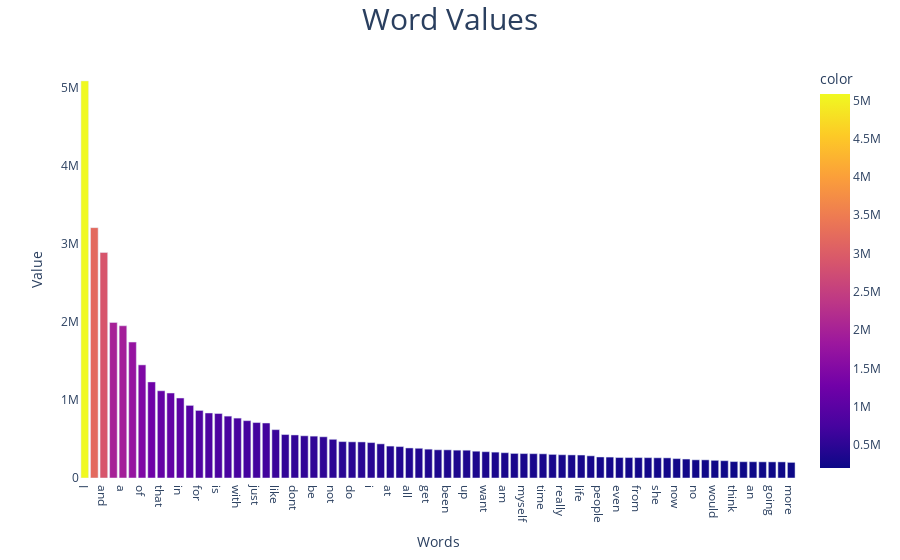

The code cell stored with this chart in its notebook:
### Code cell
fig2 = px.bar(x=list1,y=list2,color=list2,hover_name=list1,hover_data={'Word':list1,"Count":list2})
fig2.update_traces(hovertemplate="Word:'%{x}' Value: %{y}")
fig2.update_layout(title={"text":"Word Values","x":0.5,"font":{"size":30}},xaxis={"title":"Words","showgrid":False},yaxis={"title":"Value","showgrid":False},plot_bgcolor="white")
fig2.show()

### Figure 1 — Plotly figure (JSON) as saved in the notebook; plotly's stock layout.template omitted (floating-point values rounded to 4 significant figures; data arrays with more than 128 entries replaced by an {"elided": "..."} marker saying what was removed)
{"data": [{"alignmentgroup": "True", "customdata": {"elided": "75x2 mixed values"}, "hovertemplate": "Word:'%{x}' Value: %{y}", "hovertext": ["I", "to", "and", "the", "a", "my", "of", "me", "that", "it", "in", "Im", "for", "have", "is", "but", "with", "was", "just", "this", "like", "so", "dont", "on", "be", "feel", "not", "or", "do", "about", "i", "you", "at", "know", "all", "out", "get", "Ive", "been", "because", "up", "as", "want", "if", "am", "had", "myself", "what", "time", "her", "really", "when", "life", "its", "people", "can", "even", "how", "from", "cant", "she", "are", "now", "they", "no", "he", "would", "one", "think", "has", "an", "them", "going", "go", "more"], "legendgroup": "", "marker": {"color": [5082798, 3204726, 2885966, 1990751, 1948452, 1739717, 1447777, 1229978, 1116560, 1087730, 1023726, 929206, 864936, 832138, 825309, 792227, 766720, 733992, 709621, 703672, 618865, 556282, 550917, 540203, 535806, 527478, 495285, 465886, 462651, 461561, 453210, 437036, 408584, 402109, 384473, 380533, 369110, 360977, 360274, 356298, 355768, 342929, 336557, 331094, 323652, 314492, 312522, 311327, 309373, 302036, 297658, 295420, 293961, 283826, 269004, 267811, 261823, 261395, 261275, 260369, 258692, 257643, 248287, 242684, 232625, 232149, 226124, 221306, 210294, 208261, 207809, 206721, 206104, 205916, 199825], "coloraxis": "coloraxis", "pattern": {"shape": ""}}, "name": "", "offsetgroup": "", "orientation": "v", "showlegend": false, "textposition": "auto", "type": "bar", "x": ["I", "to", "and", "the", "a", "my", "of", "me", "that", "it", "in", "Im", "for", "have", "is", "but", "with", "was", "just", "this", "like", "so", "dont", "on", "be", "feel", "not", "or", "do", "about", "i", "you", "at", "know", "all", "out", "get", "Ive", "been", "because", "up", "as", "want", "if", "am", "had", "myself", "what", "time", "her", "really", "when", "life", "its", "people", "can", "even", "how", "from", "cant", "she", "are", "now", "they", "no", "he", "would", "one", "think", "has", "an", "them", "going", "go", "more"], "xaxis": "x", "y": [5082798, 3204726, 2885966, 1990751, 1948452, 1739717, 1447777, 1229978, 1116560, 1087730, 1023726, 929206, 864936, 832138, 825309, 792227, 766720, 733992, 709621, 703672, 618865, 556282, 550917, 540203, 535806, 527478, 495285, 465886, 462651, 461561, 453210, 437036, 408584, 402109, 384473, 380533, 369110, 360977, 360274, 356298, 355768, 342929, 336557, 331094, 323652, 314492, 312522, 311327, 309373, 302036, 297658, 295420, 293961, 283826, 269004, 267811, 261823, 261395, 261275, 260369, 258692, 257643, 248287, 242684, 232625, 232149, 226124, 221306, 210294, 208261, 207809, 206721, 206104, 205916, 199825], "yaxis": "y"}], "layout": {"barmode": "relative", "coloraxis": {"colorbar": {"title": {"text": "color"}}, "colorscale": [[0, "#0d0887"], [0.1111, "#46039f"], [0.2222, "#7201a8"], [0.3333, "#9c179e"], [0.4444, "#bd3786"], [0.5556, "#d8576b"], [0.6667, "#ed7953"], [0.7778, "#fb9f3a"], [0.8889, "#fdca26"], [1, "#f0f921"]]}, "legend": {"tracegroupgap": 0}, "margin": {"t": 60}, "plot_bgcolor": "white", "title": {"font": {"size": 30}, "text": "Word Values", "x": 0.5}, "xaxis": {"anchor": "y", "domain": [0, 1], "showgrid": false, "title": {"text": "Words"}}, "yaxis": {"anchor": "x", "domain": [0, 1], "showgrid": false, "title": {"text": "Value"}}}}
